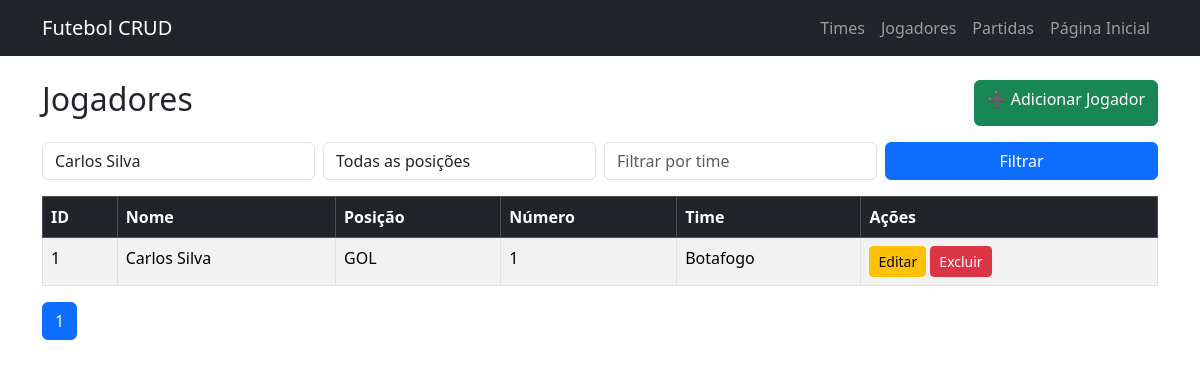
/public/jogadores/read.php?nome=Carlos Silva, run on the app's committed database.
### tables this page shows
CREATE TABLE jogadores (
    id INT AUTO_INCREMENT PRIMARY KEY,
    nome VARCHAR(100) NOT NULL,
    posicao VARCHAR(30) NOT NULL,
    numero_camisa INT NOT NULL,
    time_id INT,
    FOREIGN KEY (time_id) REFERENCES times(id)
);

CREATE TABLE times (
    id INT AUTO_INCREMENT PRIMARY KEY,
    nome VARCHAR(100) NOT NULL,
    cidade VARCHAR(100) NOT NULL
);

### public/jogadores/read.php (the view, shortened to what this page needs)
<?php
include('../../includes/db.php');
include('../../includes/header.php');
$nomeFiltro = $_GET['nome'] ?? '';
$posicaoFiltro = $_GET['posicao'] ?? '';
$timeFiltro = $_GET['time'] ?? '';
$pagina = $_GET['pagina'] ?? 1;
$itens_por_pagina = 10;
$offset = ($pagina - 1) * $itens_por_pagina;
$sqlCount = "SELECT COUNT(*) as total
             FROM jogadores j
             LEFT JOIN times t ON j.time_id = t.id
             WHERE 1=1";
$paramsCount = [];
$typesCount = "";
if ($nomeFiltro) {
    $sqlCount .= " AND j.nome LIKE ?";
    $paramsCount[] = "%$nomeFiltro%";
    $typesCount .= "s";
}
$stmtCount = $conn->prepare($sqlCount);
if (!empty($paramsCount)) {
    $stmtCount->bind_param($typesCount, ...$paramsCount);
}
$stmtCount->execute();
$total_registros = $stmtCount->get_result()->fetch_assoc()['total'];
$total_paginas = ceil($total_registros / $itens_por_pagina);
$sql = "SELECT j.id, j.nome, j.posicao, j.numero_camisa, t.nome AS nome_time
        FROM jogadores j
        LEFT JOIN times t ON j.time_id = t.id
        WHERE 1=1";
$params = [];
$types = "";
if ($nomeFiltro) {
    $sql .= " AND j.nome LIKE ?";
    $params[] = "%$nomeFiltro%";
    $types .= "s";
}
$sql .= " ORDER BY j.id DESC LIMIT ?, ?";
$params[] = $offset;
$params[] = $itens_por_pagina;
$types .= "ii";
$stmt = $conn->prepare($sql);
$stmt->bind_param($types, ...$params);
$stmt->execute();
$result = $stmt->get_result();
?>
<div class="d-flex justify-content-between mb-3">
    <h2>Jogadores</h2>
    <a class="btn btn-success" href="create.php">➕ Adicionar Jogador</a>
</div>
<form method="GET" class="row g-2 mb-3">
    <div class="col-md-3">
        <input type="text" name="nome" value="<?= htmlspecialchars($nomeFiltro) ?>" class="form-control" placeholder="Filtrar por nome">
    </div>
    <div class="col-md-3">
        <select name="posicao" class="form-control">
            <option value="">Todas as posições</option>
        </select>
    </div>
    <div class="col-md-3">
        <input type="text" name="time" value="<?= htmlspecialchars($timeFiltro) ?>" class="form-control" placeholder="Filtrar por time">
    </div>
    <div class="col-md-3">
        <button type="submit" class="btn btn-primary w-100">Filtrar</button>
    </div>
</form>
<table class="table table-striped table-bordered">
    <thead class="table-dark">
        <tr>
            <th>ID</th>
            <th>Nome</th>
            <th>Posição</th>
            <th>Número</th>
            <th>Time</th>
            <th>Ações</th>
        </tr>
    </thead>
    <tbody>
        <?php while($row = $result->fetch_assoc()): ?>
            <tr>
                <td><?= $row['id'] ?></td>
                <td><?= $row['nome'] ?></td>
                <td><?= $row['posicao'] ?></td>
                <td><?= $row['numero_camisa'] ?></td>
                <td><?= $row['nome_time'] ?? '—' ?></td>
                <td>
                    <a class="btn btn-sm btn-warning" href="update.php?id=<?= $row['id'] ?>">Editar</a>
                    <a class="btn btn-sm btn-danger" href="delete.php?id=<?= $row['id'] ?>"
                       onclick="return confirm('Deseja realmente excluir este jogador?')">Excluir</a>
                </td>
            </tr>
        <?php endwhile; ?>
    </tbody>
</table>
<nav>
    <ul class="pagination">
        <?php for($i=1; $i<=$total_paginas; $i++): ?>
            <li class="page-item <?= ($i == $pagina) ? 'active' : '' ?>">
                <a class="page-link" href="?pagina=<?= $i ?>&nome=<?= urlencode($nomeFiltro) ?>&posicao=<?= urlencode($posicaoFiltro) ?>&time=<?= urlencode($timeFiltro) ?>">
                    <?= $i ?>
                </a>
            </li>
        <?php endfor; ?>
    </ul>
</nav>

### data on the page
jogadores: id "1", nome "Carlos Silva", posicao "GOL", numero_camisa "1", time.nome "Botafogo"
